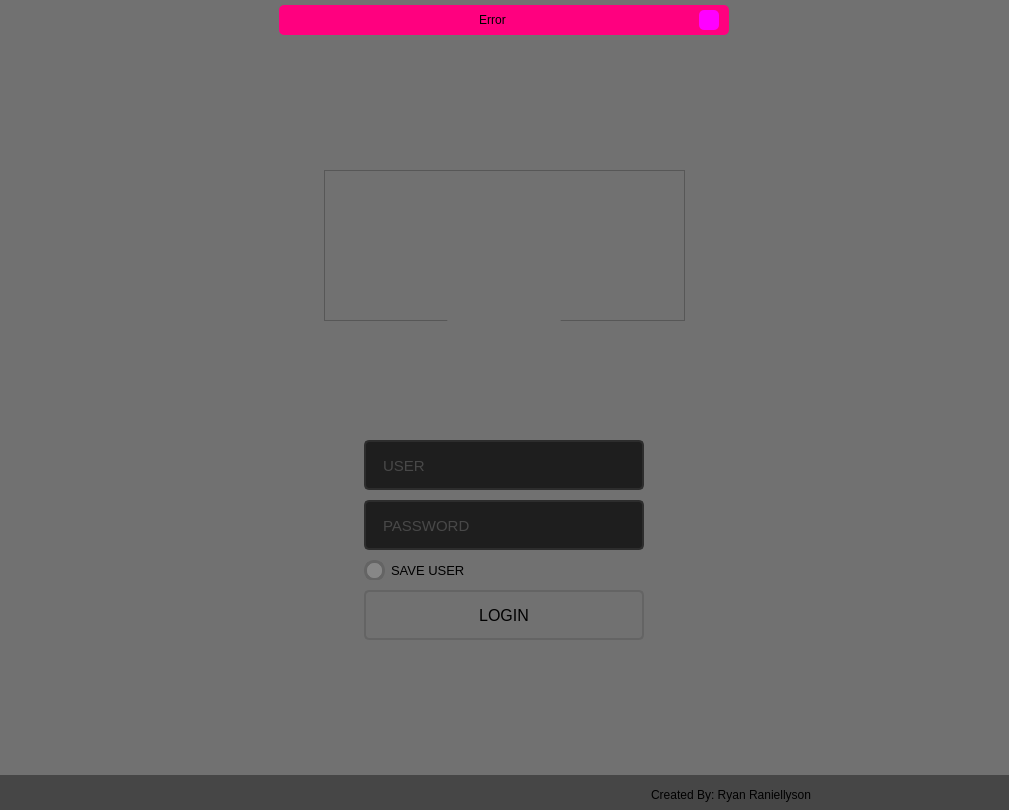
<?xml version="1.0" encoding="UTF-8"?>
<ui version="4.0">
 <class>MainWindow</class>
 <widget class="QMainWindow" name="MainWindow">
  <property name="geometry">
   <rect>
    <x>0</x>
    <y>0</y>
    <width>1009</width>
    <height>810</height>
   </rect>
  </property>
  <property name="minimumSize">
   <size>
    <width>500</width>
    <height>700</height>
   </size>
  </property>
  <property name="windowTitle">
   <string>MainWindow</string>
  </property>
  <widget class="QWidget" name="centralwidget">
   <layout class="QVBoxLayout" name="verticalLayout">
    <property name="spacing">
     <number>0</number>
    </property>
    <property name="leftMargin">
     <number>0</number>
    </property>
    <property name="topMargin">
     <number>0</number>
    </property>
    <property name="rightMargin">
     <number>0</number>
    </property>
    <property name="bottomMargin">
     <number>0</number>
    </property>
    <item>
     <widget class="QFrame" name="top_bar">
      <property name="maximumSize">
       <size>
        <width>16777215</width>
        <height>35</height>
       </size>
      </property>
      <property name="styleSheet">
       <string notr="true">background-color: rgb(113, 113, 113);</string>
      </property>
      <property name="frameShape">
       <enum>QFrame::NoFrame</enum>
      </property>
      <property name="frameShadow">
       <enum>QFrame::Raised</enum>
      </property>
      <layout class="QHBoxLayout" name="horizontalLayout_2">
       <property name="spacing">
        <number>0</number>
       </property>
       <property name="leftMargin">
        <number>0</number>
       </property>
       <property name="topMargin">
        <number>5</number>
       </property>
       <property name="rightMargin">
        <number>0</number>
       </property>
       <property name="bottomMargin">
        <number>0</number>
       </property>
       <item>
        <widget class="QFrame" name="frame_error">
         <property name="maximumSize">
          <size>
           <width>450</width>
           <height>16777215</height>
          </size>
         </property>
         <property name="styleSheet">
          <string notr="true">background-color: rgb(255, 0, 127);
border-radius: 5px;</string>
         </property>
         <property name="frameShape">
          <enum>QFrame::StyledPanel</enum>
         </property>
         <property name="frameShadow">
          <enum>QFrame::Raised</enum>
         </property>
         <layout class="QHBoxLayout" name="horizontalLayout_3">
          <property name="spacing">
           <number>3</number>
          </property>
          <property name="leftMargin">
           <number>10</number>
          </property>
          <property name="topMargin">
           <number>3</number>
          </property>
          <property name="rightMargin">
           <number>10</number>
          </property>
          <property name="bottomMargin">
           <number>3</number>
          </property>
          <item>
           <widget class="QLabel" name="label_error">
            <property name="text">
             <string>Error</string>
            </property>
            <property name="alignment">
             <set>Qt::AlignCenter</set>
            </property>
           </widget>
          </item>
          <item>
           <widget class="QPushButton" name="pushButton_close_popup">
            <property name="maximumSize">
             <size>
              <width>20</width>
              <height>20</height>
             </size>
            </property>
            <property name="styleSheet">
             <string notr="true">QPushButton {
	border-radius: 5px;
	background-image: url(:/Close_Image/Close_image/cil-x.png);
	background-position: center;
	
	background-color: rgb(255, 0, 255);
}
QPushButton:hover {
	
	background-color: rgb(50, 50, 50);
	color: rgb(200, 200, 200);
}
QPushButton:pressed {
	background-color: rgb(35, 35, 35);
	color: rgb(200, 200, 200);
}
</string>
            </property>
            <property name="text">
             <string/>
            </property>
           </widget>
          </item>
         </layout>
        </widget>
       </item>
      </layout>
     </widget>
    </item>
    <item>
     <widget class="QFrame" name="content">
      <property name="styleSheet">
       <string notr="true">background-color: rgb(113, 113, 113);</string>
      </property>
      <property name="frameShape">
       <enum>QFrame::NoFrame</enum>
      </property>
      <property name="frameShadow">
       <enum>QFrame::Raised</enum>
      </property>
      <layout class="QHBoxLayout" name="horizontalLayout">
       <item>
        <widget class="QFrame" name="login_area">
         <property name="maximumSize">
          <size>
           <width>450</width>
           <height>550</height>
          </size>
         </property>
         <property name="styleSheet">
          <string notr="true">background-color: rgb(113, 113, 113);

</string>
         </property>
         <property name="frameShape">
          <enum>QFrame::NoFrame</enum>
         </property>
         <property name="frameShadow">
          <enum>QFrame::Raised</enum>
         </property>
         <widget class="QFrame" name="logo">
          <property name="geometry">
           <rect>
            <x>45</x>
            <y>40</y>
            <width>361</width>
            <height>151</height>
           </rect>
          </property>
          <property name="styleSheet">
           <string notr="true">background-image: url(:/Close_Image/Close_image/hd cinefundo.png);
background-position: right;</string>
          </property>
          <property name="frameShape">
           <enum>QFrame::StyledPanel</enum>
          </property>
          <property name="frameShadow">
           <enum>QFrame::Raised</enum>
          </property>
         </widget>
         <widget class="QFrame" name="avatar">
          <property name="geometry">
           <rect>
            <x>165</x>
            <y>150</y>
            <width>120</width>
            <height>120</height>
           </rect>
          </property>
          <property name="styleSheet">
           <string notr="true">QFrame {
	background-image: url(:/Avatar/Close_image/avatar.png);
	border-radius: 60px;
}</string>
          </property>
          <property name="frameShape">
           <enum>QFrame::StyledPanel</enum>
          </property>
          <property name="frameShadow">
           <enum>QFrame::Raised</enum>
          </property>
         </widget>
         <widget class="QLineEdit" name="lineEdit_user">
          <property name="geometry">
           <rect>
            <x>85</x>
            <y>310</y>
            <width>280</width>
            <height>50</height>
           </rect>
          </property>
          <property name="font">
           <font>
            <family>Segoe UI</family>
            <pointsize>11</pointsize>
           </font>
          </property>
          <property name="styleSheet">
           <string notr="true">QLineEdit {
	border: 2px solid rgb(45,45,45);
	border-radius: 5px;
	padding:15px;
	background-color: rgb(30,30,30);
	color: rgb(113, 113, 113);
}
QLineEdit:hover {
	border:2px solid rgb(55,55,55);
} 
QLineEdit:focus {
	border:2px solid rgb(223, 112, 60)
} </string>
          </property>
          <property name="maxLength">
           <number>32</number>
          </property>
          <property name="placeholderText">
           <string>USER</string>
          </property>
         </widget>
         <widget class="QLineEdit" name="lineEdit__password">
          <property name="geometry">
           <rect>
            <x>85</x>
            <y>370</y>
            <width>280</width>
            <height>50</height>
           </rect>
          </property>
          <property name="font">
           <font>
            <family>Segoe UI</family>
            <pointsize>11</pointsize>
           </font>
          </property>
          <property name="styleSheet">
           <string notr="true">QLineEdit {
	border: 2px solid rgb(45,45,45);
	border-radius: 5px;
	padding:15px;
	background-color: rgb(30,30,30);
	color: rgb(113, 113, 113);
}
QLineEdit:hover {
	border:2px solid rgb(55,55,55);
} 
QLineEdit:focus {
	border:2px solid rgb(223, 112, 60)
} </string>
          </property>
          <property name="maxLength">
           <number>16</number>
          </property>
          <property name="echoMode">
           <enum>QLineEdit::Password</enum>
          </property>
          <property name="placeholderText">
           <string>PASSWORD</string>
          </property>
         </widget>
         <widget class="QCheckBox" name="checkBox_save_user">
          <property name="geometry">
           <rect>
            <x>85</x>
            <y>430</y>
            <width>281</width>
            <height>20</height>
           </rect>
          </property>
          <property name="font">
           <font>
            <family>Segoe UI</family>
            <pointsize>10</pointsize>
           </font>
          </property>
          <property name="styleSheet">
           <string notr="true">QCheckBox::indicator {
	border: 3px solid rgb(100,100,100);
	width: 15px;
	height: 15px;
	border-radius: 10px;
	background-color: rgb(135, 135, 135);
}
QCheckBox::indicator:checked {
	border:3px solid rgb(223, 112, 60);
	background-color: rgb(223, 112, 60);
}</string>
          </property>
          <property name="text">
           <string>SAVE USER</string>
          </property>
         </widget>
         <widget class="QPushButton" name="pushButton_login">
          <property name="geometry">
           <rect>
            <x>85</x>
            <y>460</y>
            <width>280</width>
            <height>50</height>
           </rect>
          </property>
          <property name="font">
           <font>
            <family>Segoe UI</family>
            <pointsize>12</pointsize>
           </font>
          </property>
          <property name="styleSheet">
           <string notr="true">QPushButton{
	background-color: rgb(113, 113, 113);
	border: 2px solid rgb(100, 100, 100);
	border-radius: 5px;
}

QPushButton:hover {
	background-color: rgb(60, 60, 60);
	border: 2px solid rgb(70,70,70);
}

QPushButton:pressed {
	background-color:  rgb(223, 112, 60);
	border: 2px solid rgb(255,165,24);
	color: rbg(35,35,35);
}</string>
          </property>
          <property name="text">
           <string>LOGIN</string>
          </property>
         </widget>
        </widget>
       </item>
      </layout>
     </widget>
    </item>
    <item>
     <widget class="QFrame" name="bottom">
      <property name="maximumSize">
       <size>
        <width>16777215</width>
        <height>35</height>
       </size>
      </property>
      <property name="styleSheet">
       <string notr="true">background-color: rgb(70,70,70)</string>
      </property>
      <property name="frameShape">
       <enum>QFrame::NoFrame</enum>
      </property>
      <property name="frameShadow">
       <enum>QFrame::Raised</enum>
      </property>
      <widget class="QLabel" name="label_credits">
       <property name="geometry">
        <rect>
         <x>510</x>
         <y>10</y>
         <width>301</width>
         <height>20</height>
        </rect>
       </property>
       <property name="font">
        <font>
         <family>Segoe UI</family>
         <pointsize>9</pointsize>
        </font>
       </property>
       <property name="text">
        <string>Created By: Ryan Raniellyson</string>
       </property>
       <property name="alignment">
        <set>Qt::AlignRight|Qt::AlignTrailing|Qt::AlignVCenter</set>
       </property>
      </widget>
     </widget>
    </item>
   </layout>
  </widget>
  <widget class="QMenuBar" name="menubar">
   <property name="geometry">
    <rect>
     <x>0</x>
     <y>0</y>
     <width>1009</width>
     <height>26</height>
    </rect>
   </property>
  </widget>
 </widget>
 <resources>
  <include location="file_rc.qrc"/>
 </resources>
 <connections/>
</ui>
